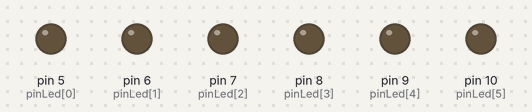
Bench run of a sketch on a simulated Arduino Uno, built with avr-gcc and run on an emulated ATmega328P. On the bench: output pins drawn as LEDs (lit = HIGH).

Above: at 0.3 s.
At 1.2 s:
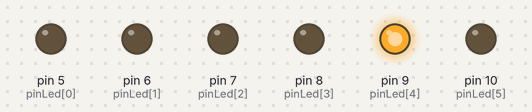
At 1.8 s:
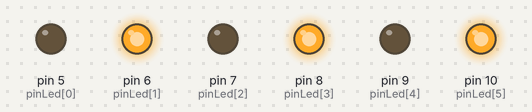
At 2.0 s:
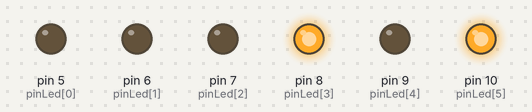
At 2.8 s:
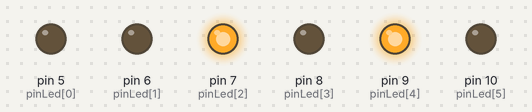
At 4.0 s:
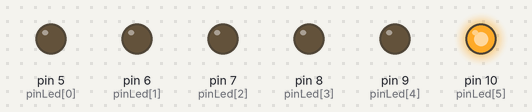
Timing chart, 0 to 4.3 s (numbered marks = the images above):
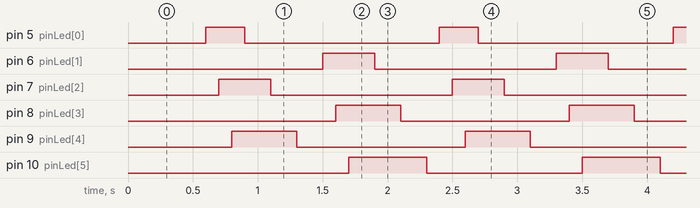

Measured:
- by itself, pin 5 (pinLed[0]): alternates HIGH for 0.30 s and LOW for 1.5 s
- by itself, pin 6 (pinLed[1]), pin 7 (pinLed[2]): alternates HIGH for 0.40 s and LOW for 1.4 s
- by itself, pin 8 (pinLed[3]), pin 9 (pinLed[4]): alternates HIGH for 0.50 s and LOW for 1.3 s
- by itself, pin 10 (pinLed[5]): alternates HIGH for 0.60 s and LOW for 1.2 s

The sketch:

part_3_odd_even.ino
```cpp
int pinLed[] = {5, 6, 7, 8, 9, 10};
int del = 100;
/*
  pinLed[0] = 1
  pinLed[1] = 2
  ...etc...
*/
void setup() {

  //sets all LEDs to output using an array and for loop
  for (int i = 0; i < 6; i++) {
    pinMode(pinLed[i], OUTPUT);
  }

}

void loop() {
//  all off
  for(int i = 0; i < 6; i++){
    digitalWrite(pinLed[i], LOW);
    delay(del);
  }

  //even on
  for(int i = 0; i < 6; i++){
    if(i%2 == 0){
      digitalWrite(pinLed[i], HIGH);
      delay(del);
    }
  }


  for(int i = 0; i < 6; i++){
    digitalWrite(pinLed[i], LOW);
    delay(del);
  }

  //odd on
  for(int i = 0; i < 6; i++){
    if(i%2 != 0){
      digitalWrite(pinLed[i], HIGH);
      delay(del);
    }
  }
}
```
